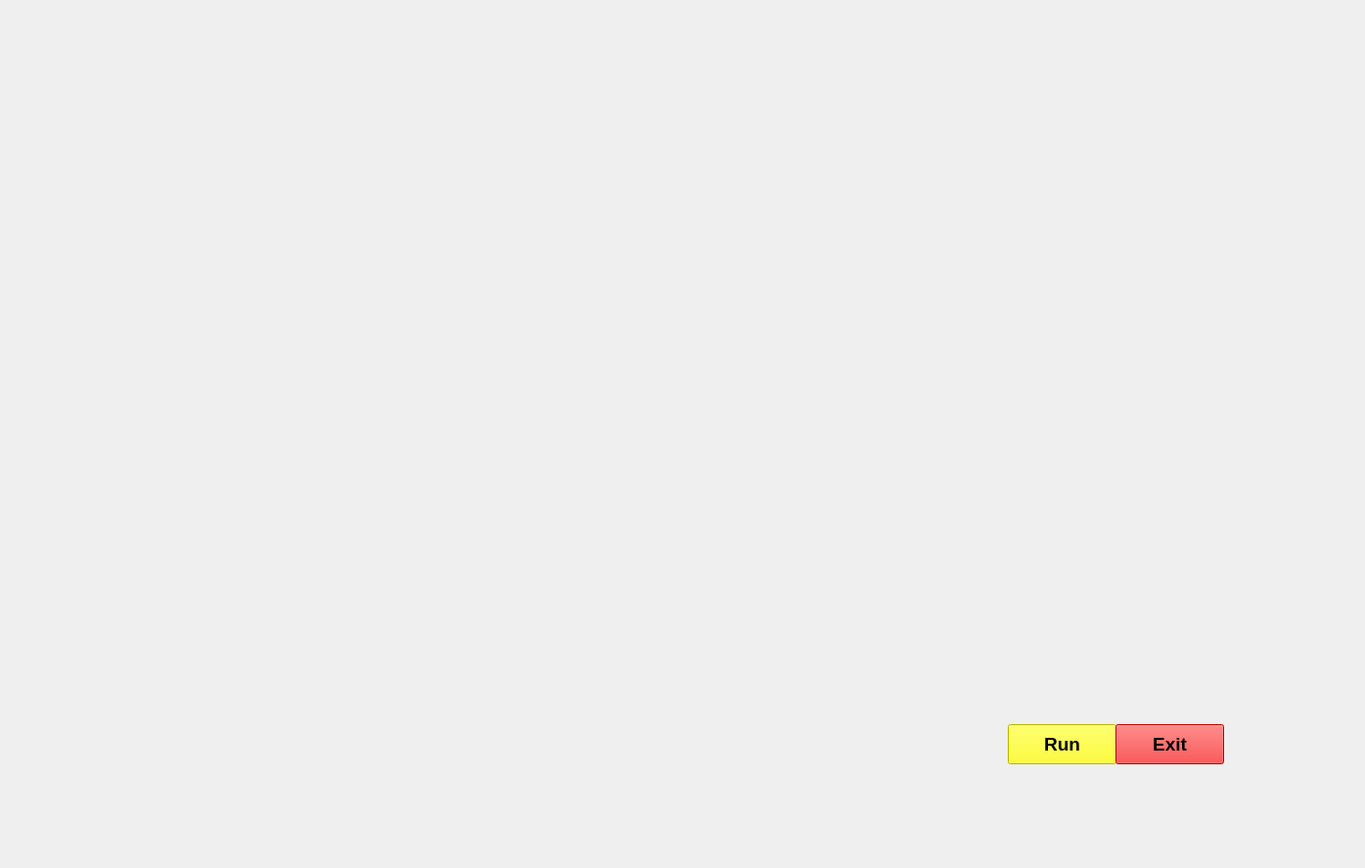
<?xml version="1.0" encoding="UTF-8"?>
<ui version="4.0">
 <class>MainWindow</class>
 <widget class="QMainWindow" name="MainWindow">
  <property name="geometry">
   <rect>
    <x>0</x>
    <y>0</y>
    <width>1395</width>
    <height>887</height>
   </rect>
  </property>
  <property name="windowTitle">
   <string>MainWindow</string>
  </property>
  <widget class="QWidget" name="centralwidget">
   <widget class="QLabel" name="label">
    <property name="geometry">
     <rect>
      <x>10</x>
      <y>-40</y>
      <width>1651</width>
      <height>981</height>
     </rect>
    </property>
    <property name="styleSheet">
     <string notr="true"/>
    </property>
    <property name="text">
     <string/>
    </property>
    <property name="pixmap">
     <pixmap>A:/PythonMiniProject/7LP8.gif</pixmap>
    </property>
   </widget>
   <widget class="QPushButton" name="pushButton">
    <property name="geometry">
     <rect>
      <x>1030</x>
      <y>740</y>
      <width>111</width>
      <height>41</height>
     </rect>
    </property>
    <property name="font">
     <font>
      <pointsize>14</pointsize>
      <weight>75</weight>
      <bold>true</bold>
     </font>
    </property>
    <property name="styleSheet">
     <string notr="true">background-color: rgb(255, 255, 0);</string>
    </property>
    <property name="text">
     <string>Run</string>
    </property>
   </widget>
   <widget class="QPushButton" name="pushButton_2">
    <property name="geometry">
     <rect>
      <x>1140</x>
      <y>740</y>
      <width>111</width>
      <height>41</height>
     </rect>
    </property>
    <property name="font">
     <font>
      <pointsize>14</pointsize>
      <weight>75</weight>
      <bold>true</bold>
     </font>
    </property>
    <property name="styleSheet">
     <string notr="true">background-color: rgb(255, 0, 0);</string>
    </property>
    <property name="text">
     <string>Exit</string>
    </property>
   </widget>
   <widget class="QLabel" name="label_2">
    <property name="geometry">
     <rect>
      <x>10</x>
      <y>10</y>
      <width>411</width>
      <height>91</height>
     </rect>
    </property>
    <property name="text">
     <string/>
    </property>
    <property name="pixmap">
     <pixmap>A:/PythonMiniProject/T8bahf.gif</pixmap>
    </property>
   </widget>
   <widget class="QTextBrowser" name="textBrowser">
    <property name="geometry">
     <rect>
      <x>740</x>
      <y>20</y>
      <width>311</width>
      <height>51</height>
     </rect>
    </property>
    <property name="styleSheet">
     <string notr="true">background:transparent;
border-radius:none;</string>
    </property>
   </widget>
   <widget class="QTextBrowser" name="textBrowser_2">
    <property name="geometry">
     <rect>
      <x>1050</x>
      <y>20</y>
      <width>311</width>
      <height>51</height>
     </rect>
    </property>
    <property name="styleSheet">
     <string notr="true">background:transparent;
border-radius:none;</string>
    </property>
   </widget>
  </widget>
 </widget>
 <resources/>
 <connections/>
</ui>
